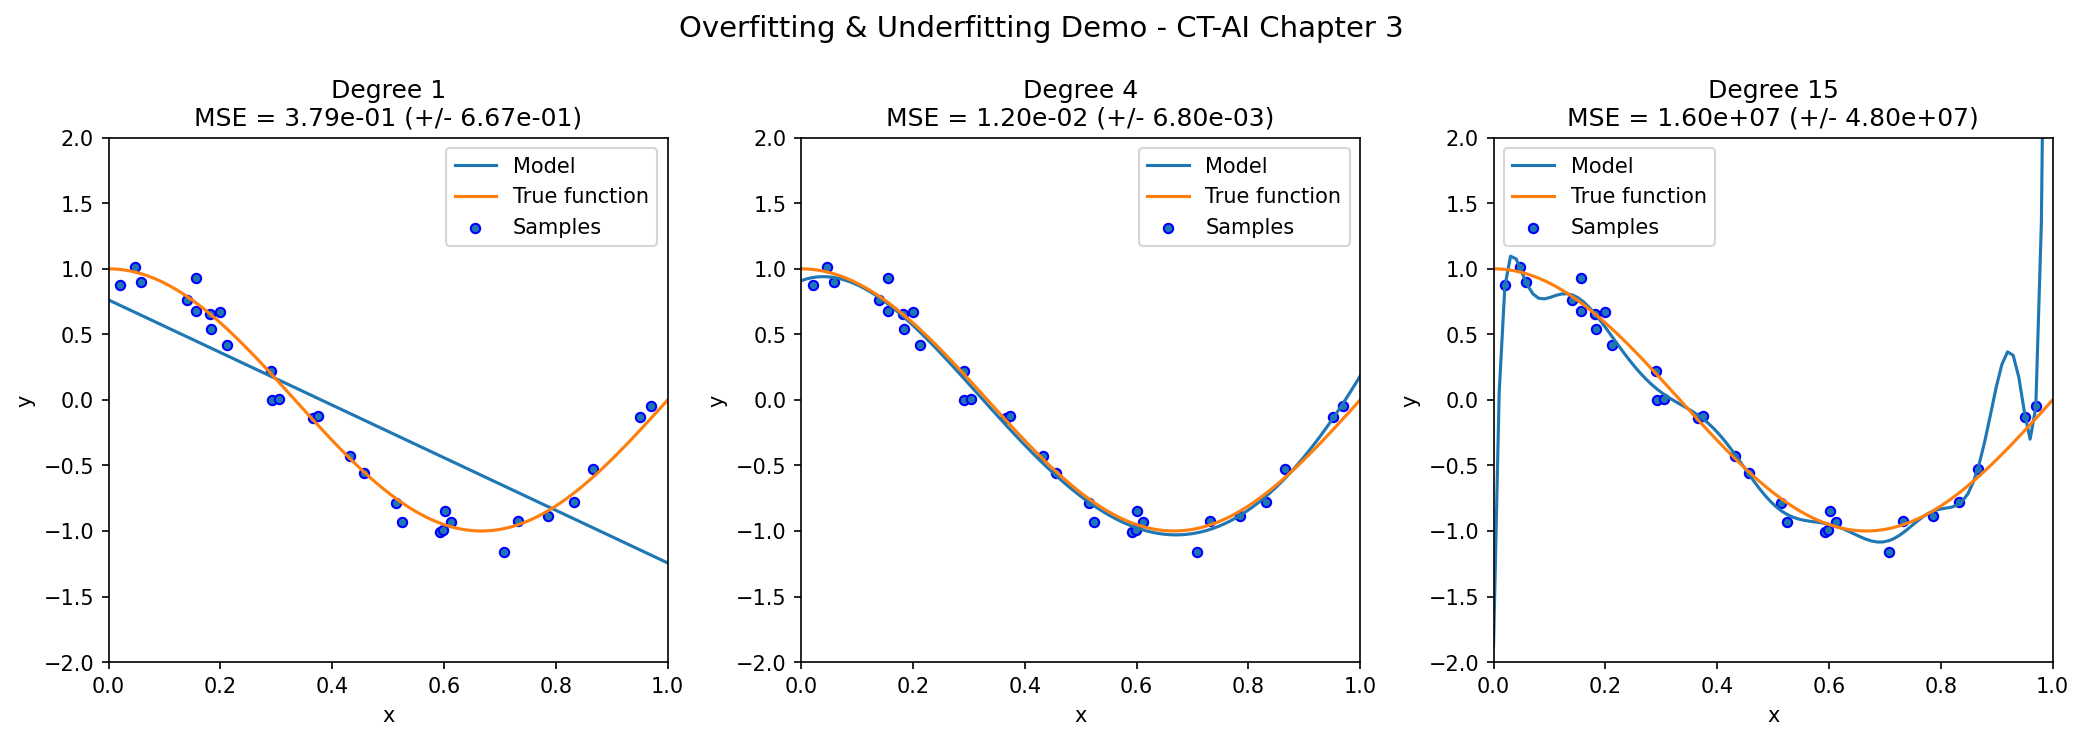

Write Python code to recreate this figure.
"""
ISTQB CT-AI - Chương 3
Hands-on: Demonstrate Overfitting and Underfitting (H0)
"""

import numpy as np
import matplotlib.pyplot as plt
from sklearn.pipeline import Pipeline
from sklearn.preprocessing import PolynomialFeatures
from sklearn.linear_model import LinearRegression
from sklearn.model_selection import cross_val_score


def true_function(X):
    """Hàm thực tế: y = cos(1.5 * pi * x)"""
    return np.cos(1.5 * np.pi * X)


def plot_overfitting_underfitting():
    np.random.seed(42)
    n_samples = 30
    degrees = [1, 4, 15]  # degree 1: underfit, 4: good, 15: overfit

    X = np.sort(np.random.rand(n_samples))
    y = true_function(X) + np.random.randn(n_samples) * 0.1

    plt.figure(figsize=(14, 5))

    for i, degree in enumerate(degrees):
        ax = plt.subplot(1, 3, i + 1)

        polynomial_features = PolynomialFeatures(degree=degree, include_bias=False)
        linear_regression = LinearRegression()
        pipeline = Pipeline([
            ("poly", polynomial_features),
            ("linear", linear_regression)
        ])
        pipeline.fit(X[:, np.newaxis], y)

        # Đánh giá bằng cross-validation
        scores = cross_val_score(pipeline, X[:, np.newaxis], y,
                                 scoring="neg_mean_squared_error", cv=10)

        X_test = np.linspace(0, 1, 100)
        plt.plot(X_test, pipeline.predict(X_test[:, np.newaxis]), label="Model")
        plt.plot(X_test, true_function(X_test), label="True function")
        plt.scatter(X, y, edgecolor="b", s=20, label="Samples")
        plt.xlabel("x")
        plt.ylabel("y")
        plt.xlim((0, 1))
        plt.ylim((-2, 2))
        plt.legend(loc="best")
        plt.title(f"Degree {degree}\nMSE = {-scores.mean():.2e} (+/- {scores.std():.2e})")

    plt.suptitle("Overfitting & Underfitting Demo - CT-AI Chapter 3", fontsize=14)
    plt.tight_layout()
    plt.savefig("03_overfitting_underfitting.png", dpi=150, bbox_inches="tight")
    plt.show()
    print("Đã lưu ảnh: 03_overfitting_underfitting.png")
    print("\nGiải thích:")
    print("- Degree 1  : Underfitting (model quá đơn giản)")
    print("- Degree 4  : Fit tốt")
    print("- Degree 15 : Overfitting (model quá phức tạp, học cả nhiễu)")


if __name__ == "__main__":
    plot_overfitting_underfitting()
